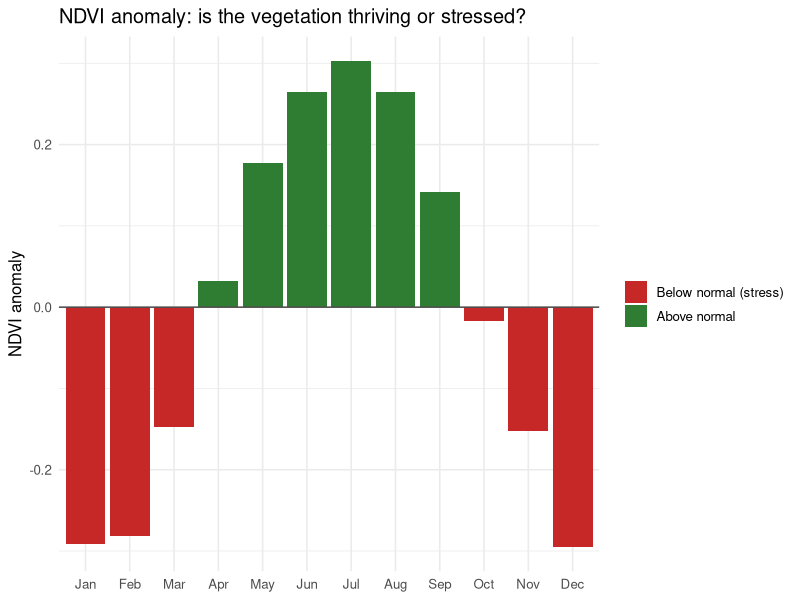
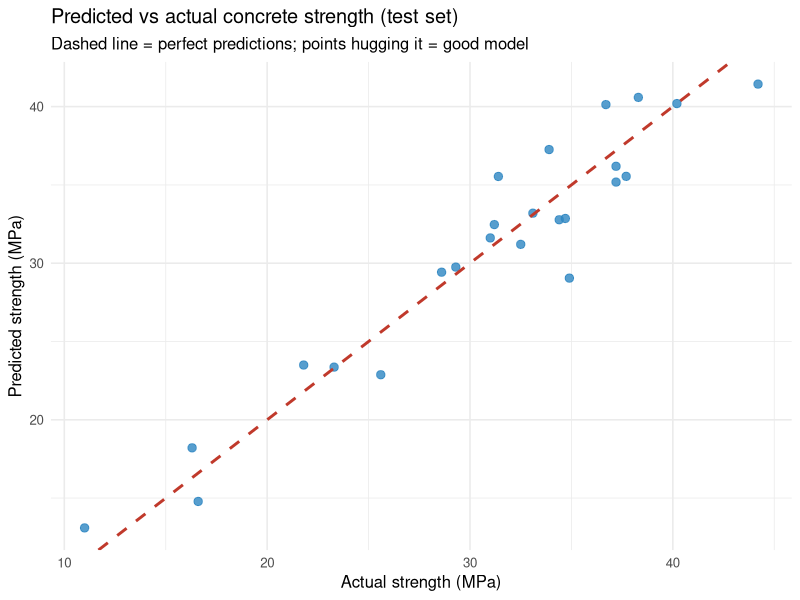
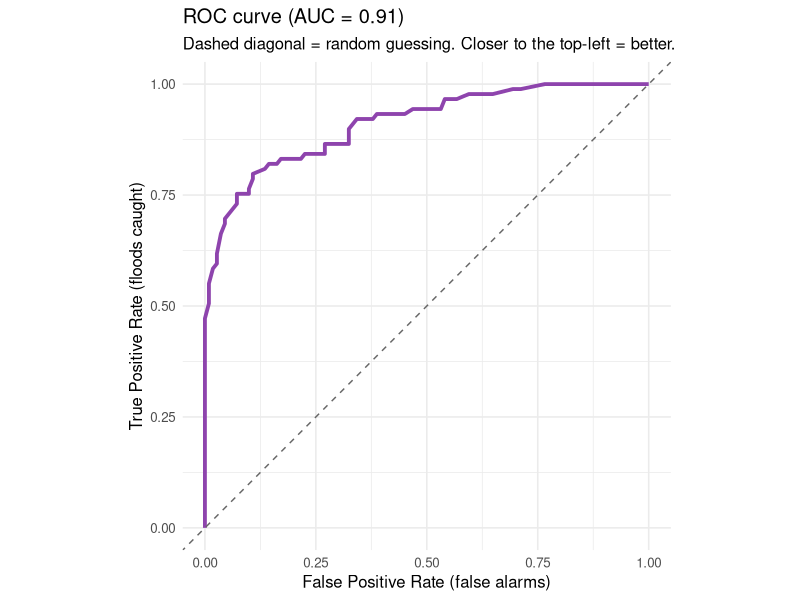
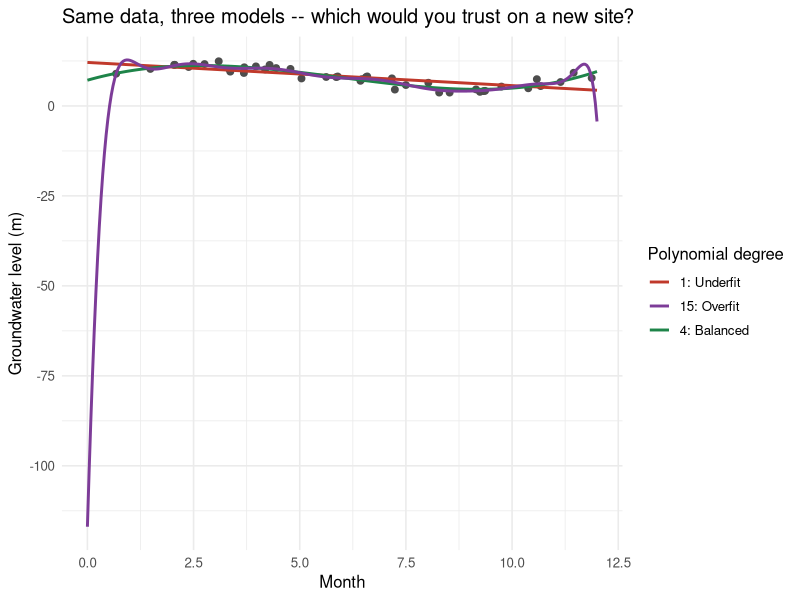

Write R code to recreate these figures, in order.
## ---- chunk 1
knitr::opts_chunk$set(
  echo        = TRUE,
  message     = FALSE,
  warning     = FALSE,
  fig.width   = 7.5,
  fig.height  = 4.5,
  fig.align   = "center",
  dev         = "pdf",
  tidy        = FALSE
)
## ---- chunk 2
# ggplot2 is used for all plots.
if (!requireNamespace("ggplot2", quietly = TRUE)) {
  install.packages("ggplot2", repos = "https://cloud.r-project.org")
}
library(ggplot2)
## ---- chunk 3
set.seed(123)
cement   <- round(runif(12, 250, 450), 1)                  # kg/m3
water    <- round(runif(12, 150, 220), 1)                  # litres/m3
age      <- sample(c(7, 14, 28, 90), 12, replace = TRUE)   # curing days
strength <- round(
  20 + 0.08 * cement - 0.10 * water + 0.15 * age +
    rnorm(12, 0, 3),
  1
)   # MPa

concrete <- data.frame(cement, water, age, strength)

# --- Inject real-world problems, like a messy lab register ---
concrete$cement[3]   <- NA     # sensor failed during batching
concrete$water[6]    <- NA     # reading lost
concrete$strength[9] <- NA     # cube crushed incorrectly
concrete$age[4]      <- -5     # impossible: curing age can't be negative
concrete <- rbind(concrete, concrete[2, ])   # same row typed twice

concrete
## ---- chunk 4
# 1) How many missing values per column?
colSums(is.na(concrete))

# 2) Remove duplicate rows
concrete <- concrete[!duplicated(concrete), ]

# 3) Impossible value -> convert to NA (we don't trust it)
concrete$age[concrete$age < 0] <- NA

# 4) Strategy A: DROP incomplete rows (simple, loses data)
concrete_dropped <- na.omit(concrete)

# 5) Strategy B: IMPUTE - fill gaps with the median (keeps all rows)
concrete_imputed <- concrete
concrete_imputed$cement[is.na(concrete_imputed$cement)] <-
  median(concrete_imputed$cement, na.rm = TRUE)
concrete_imputed$water[is.na(concrete_imputed$water)] <-
  median(concrete_imputed$water, na.rm = TRUE)
concrete_imputed$strength[is.na(concrete_imputed$strength)] <-
  median(concrete_imputed$strength, na.rm = TRUE)
concrete_imputed$age[is.na(concrete_imputed$age)] <-
  median(concrete_imputed$age, na.rm = TRUE)

c(
  "Before cleaning"   = 13,
  "After dropping NA" = nrow(concrete_dropped),
  "After imputing NA" = nrow(concrete_imputed)
)

head(concrete_imputed)
## ---- chunk 5
min_max <- function(x) (x - min(x)) / (max(x) - min(x))

concrete_imputed$cement_minmax <- round(min_max(concrete_imputed$cement), 3)
concrete_imputed$water_minmax  <- round(min_max(concrete_imputed$water),  3)
concrete_imputed$strength_z    <- round(as.numeric(scale(concrete_imputed$strength)), 3)

head(concrete_imputed[, c("cement", "cement_minmax",
                          "water",  "water_minmax",
                          "strength", "strength_z")])

# Cement naturally "shouts louder" because its range is wider:
round(range(concrete_imputed$cement), 0)   # cement spread ~200 units
round(range(concrete_imputed$water),  0)   # water spread  ~70 units
## ---- chunk 6
soil <- c(
  "clay", "sand", "gravel", "clay", "sand", "gravel",
  "clay", "clay", "sand", "gravel", "sand", "clay"
)

# Option 1: LABEL encoding - factor() stores categories as integer codes
soil_factor <- factor(soil)
soil_factor

# Option 2: ONE-HOT encoding - a separate 1/0 column per category
onehot <- model.matrix(~ 0 + soil_factor)
colnames(onehot) <- levels(soil_factor)
head(onehot)
## ---- chunk 7
storms <- data.frame(
  storm_id   = paste0("Storm ", 1:6),
  depth_mm   = c(15, 42, 30, 66, 8, 55),
  duration_h = c(2, 6, 1, 3, 0.5, 5)
)
storms$intensity_mmh <- storms$depth_mm / storms$duration_h

storms[order(-storms$intensity_mmh), ]
## ---- chunk 8
C_paved    <- 0.90
C_grass    <- 0.20
area_paved <- 15
area_grass <- 10     # hectares, total catchment = 25 ha
rain_i     <- 50     # design storm intensity, mm/hr

C_weighted <- (C_paved * area_paved + C_grass * area_grass) /
              (area_paved + area_grass)
Q_current  <- C_weighted * rain_i * 25 / 360
Q_allpaved <- 0.90 * rain_i * 25 / 360   # future scenario: all concreted

c(
  C_weighted   = round(C_weighted, 2),
  Q_now_m3s    = round(Q_current, 2),
  Q_future_m3s = round(Q_allpaved, 2)
)
## ---- chunk 9
ndvi_data <- data.frame(
  month = factor(month.abb, levels = month.abb),
  red   = c(0.20, 0.22, 0.19, 0.15, 0.12, 0.10,
            0.09, 0.10, 0.13, 0.16, 0.18, 0.21),
  nir   = c(0.25, 0.28, 0.32, 0.38, 0.45, 0.50,
            0.52, 0.50, 0.44, 0.36, 0.30, 0.26)
)
ndvi_data$ndvi <- (ndvi_data$nir - ndvi_data$red) /
                  (ndvi_data$nir + ndvi_data$red)

# "Normal" here = yearly mean (for teaching). In practice, compare each
# month against the 10-year average for that SAME month.
normal <- mean(ndvi_data$ndvi)
ndvi_data$anomaly <- round(ndvi_data$ndvi - normal, 3)

ndvi_data[, c("month", "ndvi", "anomaly")]
## ---- chunk 10
ggplot(ndvi_data, aes(x = month, y = anomaly, fill = anomaly > 0)) +
  geom_col() +
  scale_fill_manual(
    values = c("TRUE" = "#2e7d32", "FALSE" = "#c62828"),
    labels = c("FALSE" = "Below normal (stress)",
               "TRUE"  = "Above normal"),
    name   = NULL
  ) +
  geom_hline(yintercept = 0, color = "grey30") +
  labs(
    title = "NDVI anomaly: is the vegetation thriving or stressed?",
    x = NULL, y = "NDVI anomaly"
  ) +
  theme_minimal(base_size = 12)
## ---- chunk 11
set.seed(42)
n <- 120
concrete_ml <- data.frame(
  cement = runif(n, 200, 500),                    # kg/m3
  water  = runif(n, 140, 230),                    # litres/m3
  age    = sample(c(3, 7, 14, 28, 90), n, replace = TRUE)  # days
)

# --- Feature engineering (Section 4 in action!) ---
concrete_ml$log_age <- log10(concrete_ml$age)

concrete_ml$strength <- round(
  5 + 0.08 * concrete_ml$cement - 0.10 * concrete_ml$water +
    12 * concrete_ml$log_age + rnorm(n, 0, 2.5),
  1
)   # MPa

head(concrete_ml)
## ---- chunk 12
c(
  "Correlation with raw age"  = round(cor(concrete_ml$strength, concrete_ml$age), 3),
  "Correlation with log(age)" = round(cor(concrete_ml$strength, concrete_ml$log_age), 3)
)
## ---- chunk 13
set.seed(101)
train_idx <- sample(seq_len(nrow(concrete_ml)),
                    size = floor(0.8 * nrow(concrete_ml)))
train_set <- concrete_ml[train_idx, ]
test_set  <- concrete_ml[-train_idx, ]

c(train_rows = nrow(train_set), test_rows = nrow(test_set))
## ---- chunk 14
strength_model <- lm(strength ~ cement + water + log_age, data = train_set)
summary(strength_model)
## ---- chunk 15
test_pred <- predict(strength_model, newdata = test_set)
head(data.frame(actual = test_set$strength, predicted = round(test_pred, 1)))
## ---- chunk 16
# Reusable metric functions (we will use them again later!)
mae       <- function(actual, predicted) mean(abs(actual - predicted))
rmse      <- function(actual, predicted) sqrt(mean((actual - predicted)^2))
r_squared <- function(actual, predicted) {
  1 - sum((actual - predicted)^2) / sum((actual - mean(actual))^2)
}

knitr::kable(data.frame(
  Metric = c("MAE (MPa)", "RMSE (MPa)", "R-squared"),
  Value  = c(
    round(mae(test_set$strength,       test_pred), 2),
    round(rmse(test_set$strength,      test_pred), 2),
    round(r_squared(test_set$strength, test_pred), 3)
  )
), caption = "Our model on the unseen test set")
## ---- chunk 17
baseline_pred <- rep(mean(train_set$strength), nrow(test_set))
c(
  "RMSE of lazy baseline" = round(rmse(test_set$strength, baseline_pred), 2),
  "RMSE of our model"     = round(rmse(test_set$strength, test_pred), 2)
)
## ---- chunk 18
ggplot(
  data.frame(actual = test_set$strength, predicted = test_pred),
  aes(x = actual, y = predicted)
) +
  geom_point(color = "#2e86c1", size = 2.5, alpha = 0.8) +
  geom_abline(
    slope = 1, intercept = 0, linetype = "dashed",
    color = "#c0392b", linewidth = 1
  ) +
  labs(
    title    = "Predicted vs actual concrete strength (test set)",
    subtitle = "Dashed line = perfect predictions; points hugging it = good model",
    x = "Actual strength (MPa)", y = "Predicted strength (MPa)"
  ) +
  theme_minimal(base_size = 12)
## ---- chunk 19
set.seed(7)
n <- 200
rain <- runif(n, 10, 120)                        # rainfall, mm
p_flood_true <- plogis((rain - 70) / 15)         # true flood probability
actual <- factor(ifelse(runif(n) < p_flood_true, "Flood", "No Flood"),
                 levels = c("Flood", "No Flood"))

p_model <- plogis((rain - 72) / 14 + rnorm(n, 0, 0.35))  # our model
predicted <- factor(ifelse(p_model >= 0.5, "Flood", "No Flood"),
                    levels = c("Flood", "No Flood"))
## ---- chunk 20
cm <- table(Predicted = predicted, Actual = actual)
knitr::kable(cm, caption = "Confusion matrix for the flood-warning model")
## ---- chunk 21
TP <- cm["Flood", "Flood"]
FP <- cm["Flood", "No Flood"]
FN <- cm["No Flood", "Flood"]
TN <- cm["No Flood", "No Flood"]

P <- TP / (TP + FP)
R <- TP / (TP + FN)

knitr::kable(data.frame(
  Metric  = c("Accuracy", "Precision", "Recall (Sensitivity)", "F1 Score"),
  Formula = c("(TP+TN)/All", "TP/(TP+FP)", "TP/(TP+FN)", "2PR/(P+R)"),
  Value   = round(c((TP + TN) / sum(cm), P, R, 2 * P * R / (P + R)), 3)
))
## ---- chunk 22
thr_table <- do.call(rbind, lapply(c(0.30, 0.50, 0.70), function(t) {
  pred_t <- factor(ifelse(p_model >= t, "Flood", "No Flood"),
                   levels = c("Flood", "No Flood"))
  cm_t <- table(pred_t, actual)
  TP <- cm_t["Flood", "Flood"]
  FP <- cm_t["Flood", "No Flood"]
  FN <- cm_t["No Flood", "Flood"]
  TN <- cm_t["No Flood", "No Flood"]
  data.frame(
    Threshold = t,
    Accuracy  = round((TP + TN) / sum(cm_t), 3),
    Precision = round(TP / (TP + FP), 3),
    Recall    = round(TP / (TP + FN), 3)
  )
}))
knitr::kable(
  thr_table,
  row.names = FALSE,
  caption   = "Lower threshold = more warnings = higher recall, more false alarms"
)
## ---- chunk 23
thresholds <- seq(0, 1, by = 0.01)
tpr <- sapply(thresholds, function(t) {
  sum(p_model >= t & actual == "Flood") / sum(actual == "Flood")
})
fpr <- sapply(thresholds, function(t) {
  sum(p_model >= t & actual == "No Flood") / sum(actual == "No Flood")
})

roc_df <- data.frame(fpr, tpr)[order(fpr, tpr), ]
auc <- sum(diff(roc_df$fpr) *
             (head(roc_df$tpr, -1) + tail(roc_df$tpr, -1)) / 2)  # trapezoid
c(AUC = round(auc, 3))
## ---- chunk 24
ggplot(roc_df, aes(x = fpr, y = tpr)) +
  geom_line(color = "#8e44ad", linewidth = 1.3) +
  geom_abline(slope = 1, intercept = 0, linetype = "dashed",
              color = "grey40") +
  coord_equal(xlim = c(0, 1), ylim = c(0, 1)) +
  labs(
    title    = paste0("ROC curve (AUC = ", round(auc, 2), ")"),
    subtitle = "Dashed diagonal = random guessing. Closer to the top-left = better.",
    x = "False Positive Rate (false alarms)",
    y = "True Positive Rate (floods caught)"
  ) +
  theme_minimal(base_size = 12)
## ---- chunk 25
set.seed(100)
n_fit  <- 60
x_all  <- runif(n_fit, 0, 12)                       # month of year
y_all  <- 8 + 3 * sin(2 * pi * x_all / 12) +
          rnorm(n_fit, 0, 0.8)                      # water table (m)

split_idx <- sample(seq_len(n_fit), size = 0.7 * n_fit)
d_train <- data.frame(x = x_all[ split_idx], y = y_all[ split_idx])
d_test  <- data.frame(x = x_all[-split_idx], y = y_all[-split_idx])
## ---- chunk 26
degrees <- c(1, 4, 15)
results <- do.call(rbind, lapply(degrees, function(d) {
  m <- lm(y ~ poly(x, d), data = d_train)
  data.frame(
    Degree     = d,
    Train_RMSE = round(rmse(d_train$y, predict(m)), 3),
    Test_RMSE  = round(rmse(d_test$y,  predict(m, newdata = d_test)), 3)
  )
}))
results$Verdict <- c("Too simple: UNDERFITS",
                     "Good balance",
                     "Memorises noise: OVERFITS")
results
## ---- chunk 27
grid <- data.frame(x = seq(0, 12, length.out = 300))
grid$deg1  <- predict(lm(y ~ poly(x,  1), d_train), newdata = grid)
grid$deg4  <- predict(lm(y ~ poly(x,  4), d_train), newdata = grid)
grid$deg15 <- predict(lm(y ~ poly(x, 15), d_train), newdata = grid)

ggplot() +
  geom_point(data = d_train, aes(x, y), color = "grey30", size = 2) +
  geom_line(data = grid, aes(x, deg1,  color = "1: Underfit"), linewidth = 1) +
  geom_line(data = grid, aes(x, deg4,  color = "4: Balanced"), linewidth = 1) +
  geom_line(data = grid, aes(x, deg15, color = "15: Overfit"), linewidth = 1) +
  scale_color_manual(values = c(
    "1: Underfit"  = "#c0392b",
    "4: Balanced"  = "#1e8449",
    "15: Overfit"  = "#7d3c98"
  ), name = "Polynomial degree") +
  labs(
    title = "Same data, three models -- which would you trust on a new site?",
    x = "Month", y = "Groundwater level (m)"
  ) +
  theme_minimal(base_size = 12)
## ---- chunk 28
fold_demo <- matrix("Train", nrow = 5, ncol = 5)
diag(fold_demo) <- "TEST"
knitr::kable(fold_demo,
             col.names = paste0("Fold ", 1:5),
             caption   = "5-fold CV: in each round, one fold is the test set (rotating)")
## ---- chunk 29
set.seed(5)
k <- 5
folds <- sample(rep(1:k, length.out = nrow(train_set)))

cv_results <- data.frame(
  fold                 = 1:k,
  rmse_with_log_age    = NA,
  rmse_without_log_age = NA
)

for (i in 1:k) {
  cv_train <- train_set[folds != i, ]
  cv_test  <- train_set[folds == i, ]

  m_full   <- lm(strength ~ cement + water + log_age, data = cv_train)
  m_simple <- lm(strength ~ cement + water,           data = cv_train)

  cv_results$rmse_with_log_age[i] <-
    rmse(cv_test$strength, predict(m_full,   newdata = cv_test))
  cv_results$rmse_without_log_age[i] <-
    rmse(cv_test$strength, predict(m_simple, newdata = cv_test))
}
cv_results
## ---- chunk 30
knitr::kable(data.frame(
  Model        = c("With log_age feature", "Without log_age"),
  Mean_CV_RMSE = round(colMeans(cv_results[, 2:3]), 2),
  SD_CV_RMSE   = round(apply(cv_results[, 2:3], 2, sd), 2)
), caption = "Average of 5 exams is far more trustworthy than one exam")
